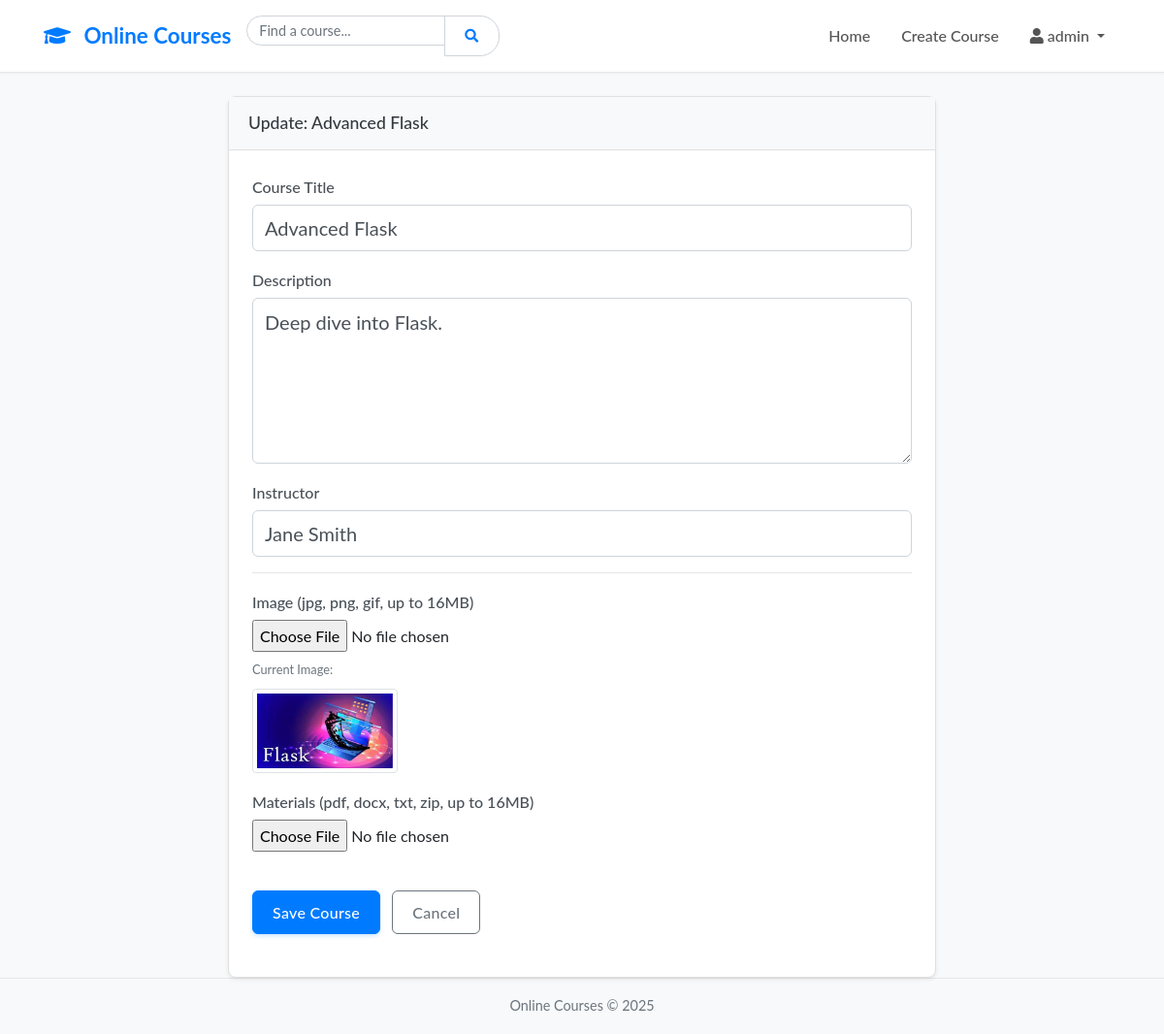
The page /course/2/update (signed in) on the database its author committed.
### app/models.py (models this page shows, shortened)
class User(UserMixin, db.Model):
    id = db.Column(db.Integer, primary_key=True)
    username = db.Column(db.String(64), index=True, unique=True, nullable=False)
    password_hash = db.Column(db.String(256), nullable=False)
    is_admin = db.Column(db.Boolean, default=False, nullable=False)
    courses = db.relationship('Course', backref='creator', lazy='dynamic', cascade="all, delete-orphan")

class Course(db.Model):
    id = db.Column(db.Integer, primary_key=True)
    title = db.Column(db.String(150), index=True, nullable=False)
    description = db.Column(db.Text, nullable=False)
    instructor = db.Column(db.String(100), nullable=False)
    date_posted = db.Column(db.DateTime, nullable=False, default=datetime.utcnow)
    image_filename = db.Column(db.String(100), nullable=True)
    material_filename = db.Column(db.String(100), nullable=True)
    user_id = db.Column(db.Integer, db.ForeignKey('user.id'), nullable=False)

### app/courses/routes.py (the view)
@courses_bp.route('/course/<int:course_id>/update', methods=['GET', 'POST'])
@login_required
def update_course(course_id):
    course = db.get_or_404(Course, course_id)
    if not current_user.is_admin: abort(403)
    form = CourseForm()
    if form.validate_on_submit():
        if form.image.data:
            delete_file_if_exists(course.image_filename, type='images')
            course.image_filename = save_file(form.image.data, type='images')
        if form.material.data:
            delete_file_if_exists(course.material_filename, type='materials')
            course.material_filename = save_file(form.material.data, type='materials')
        course.title = form.title.data
        course.description = form.description.data
        course.instructor = form.instructor.data
        try:
            db.session.commit()
            current_app.logger.info(f'Course ID {course_id} updated by {current_user.username}.')
            flash('Course updated successfully!', 'success')
            return redirect(url_for('courses.course_detail', course_id=course.id))
        except Exception as e:
            db.session.rollback()
            current_app.logger.error(f"Course update error for ID {course_id}: {e}", exc_info=True)
            flash('An error occurred while updating the course.', 'danger')
    elif request.method == 'GET':
        form.title.data = course.title
        form.description.data = course.description
        form.instructor.data = course.instructor
    image_url = None
    if course.image_filename:
        try:
             image_url = url_for('static', filename=os.path.join('uploads', 'images', course.image_filename))
        except Exception as e:
            current_app.logger.warning(f"Could not generate URL for image {course.image_filename}: {e}")
    return render_template('create_course.html', form=form, title='Update Course', legend=f'Update: {course.title}', image_url=image_url, course=course)

### app/forms.py
class CourseForm(FlaskForm):
    title = StringField('Course Title', validators=[DataRequired(), Length(max=150)])
    description = TextAreaField('Description', validators=[DataRequired()])
    instructor = StringField('Instructor', validators=[DataRequired(), Length(max=100)])
    image = FileField('Image (jpg, png, gif, up to 16MB)', validators=[
        FileAllowed(['jpg', 'png', 'jpeg', 'gif'], 'Only images are allowed!'),
        FileSize(max_size=16 * 1024 * 1024, message='File is too large (max 16MB)!')
    ])
    material = FileField('Materials (pdf, docx, txt, zip, up to 16MB)', validators=[
        FileAllowed(['pdf', 'docx', 'txt', 'zip'], 'Only documents or zip archives are allowed!'),
        FileSize(max_size=16 * 1024 * 1024, message='File is too large (max 16MB)!')
    ])
    submit = SubmitField('Save Course')

class SearchForm(FlaskForm):
    query = StringField('Search Courses')
    submit = SubmitField('Search')

### app/main/routes.py (called while the page is built)
@main_bp.app_context_processor
def base():
    form = SearchForm()
    return dict(search_form=form)

### app/models.py (called while the page is built)
@login_manager.user_loader
def load_user(user_id):
    return db.session.get(User, int(user_id))

### app/courses/templates/create_course.html (shortened to what this page needs)
{% extends "layout.html" %}
{% block content %}
<div class="row justify-content-center">
    <div class="col-md-8">
        <div class="card shadow-sm">
             <div class="card-header">{{ legend }}</div>
             <div class="card-body">
                 <form method="POST" enctype="multipart/form-data" action="" novalidate>
                    <fieldset class="form-group">
                        <div class="form-group mb-3">
                            {{ form.title.label(class="form-control-label") }}
                            {% if form.title.errors %}
                                {{ form.title(class="form-control form-control-lg is-invalid") }}
                                <div class="invalid-feedback">
                                    {% for error in form.title.errors %}<span>{{ error }}</span>{% endfor %}
                                </div>
                            {% else %}
                                {{ form.title(class="form-control form-control-lg") }}
                            {% endif %}
                        </div>
                        <div class="form-group mb-3">
                            {{ form.description.label(class="form-control-label") }}
                            {% if form.description.errors %}
                                {{ form.description(class="form-control form-control-lg is-invalid", rows=5) }}
                                <div class="invalid-feedback">
                                    {% for error in form.description.errors %}<span>{{ error }}</span>{% endfor %}
                                </div>
                            {% else %}
                                {{ form.description(class="form-control form-control-lg", rows=5) }}
                            {% endif %}
                        </div>
                        <div class="form-group mb-3">
                            {{ form.instructor.label(class="form-control-label") }}
                            {% if form.instructor.errors %}
                                {{ form.instructor(class="form-control form-control-lg is-invalid") }}
                                <div class="invalid-feedback">
                                    {% for error in form.instructor.errors %}<span>{{ error }}</span>{% endfor %}
                                </div>
                            {% else %}
                                {{ form.instructor(class="form-control form-control-lg") }}
                            {% endif %}
                        </div>
                         <hr>
                         <div class="form-group mb-3">
                            {{ form.image.label(class="form-control-label") }}<br>
                            {{ form.image(class="form-control-file") }}
                            {% if image_url %}
                                <div class="mt-2">
                                    <small class="form-text text-muted d-block mb-1">Current Image:</small>
                                    <img src="{{ url_for('courses.uploaded_file', type='images', filename=course.image_filename) }}" alt="Current Course Image" class="img-thumbnail mt-1" style="max-width: 150px;">
                                </div>
                            {% endif %}
                        </div>
                        <div class="form-group mb-3">
                            {{ form.material.label(class="form-control-label") }}<br>
                            {{ form.material(class="form-control-file") }}
                        </div>
                    </fieldset>
                    <div class="form-group mt-4">
                        {{ form.submit(class="btn btn-primary") }}
                         <a href="{{ url_for('main.courses_view') }}" class="btn btn-outline-secondary ml-2">Cancel</a>
                    </div>
                </form>
             </div>
        </div>
    </div>
</div>
{% endblock %}

### app/templates/layout.html (shortened to what this page needs)
<!DOCTYPE html>
<html lang="en">
<head>
    <link href="https://stackpath.bootstrapcdn.com/bootstrap/4.5.2/css/bootstrap.min.css" rel="stylesheet">
    <link rel="stylesheet" href="https://cdnjs.cloudflare.com/ajax/libs/font-awesome/5.15.3/css/all.min.css">
    <link rel="stylesheet" href="{{ url_for('static', filename='style.css') }}">
</head>
<body>
<nav class="navbar navbar-expand-lg navbar-dark bg-dark mb-4">
    <div class="container">
        <a class="navbar-brand" href="{{ url_for('main.courses_view') }}"><i class="fas fa-graduation-cap"></i> Online Courses</a>
        <div class="collapse navbar-collapse" id="navbarNav">
            <form class="form-inline my-2 my-lg-0 mr-auto" method="GET" action="{{ url_for('main.courses_view') }}">
                <div class="input-group">
                     {{ search_form.query(class="form-control form-control-sm", placeholder="Find a course...", value=request.args.get('query', '')) }}
                    <div class="input-group-append">
                         <button type="submit" class="btn btn-outline-success btn-sm"><i class="fas fa-search"></i></button>
                    </div>
                </div>
            </form>
            <ul class="navbar-nav ml-auto">
                <li class="nav-item {% if request.endpoint == 'main.courses_view' %}active{% endif %}"><a class="nav-link" href="{{ url_for('main.courses_view') }}">Home</a></li>
                {% if current_user.is_authenticated %}
                    {% if current_user.is_admin %}
                        <li class="nav-item {% if request.endpoint == 'courses.create_course' %}active{% endif %}"><a class="nav-link" href="{{ url_for('courses.create_course') }}">Create Course</a></li>
                    {% endif %}
                    <li class="nav-item dropdown">
                        <a class="nav-link dropdown-toggle" href="#" id="navbarUserDropdown" role="button" data-toggle="dropdown" aria-haspopup="true" aria-expanded="false">
                          <i class="fas fa-user"></i> {{ current_user.username }}
                        </a>
                     </li>
                {% endif %}
            </ul>
        </div>
    </div>
</nav>
<main role="main" class="container mt-4">
    {% block content %}{% endblock %}
</main>
<footer class="footer mt-auto py-3 bg-light">
  <div class="container text-center">
    <span class="text-muted">Online Courses &copy; {{ current_year }}</span>
  </div>
</footer>
</body>
</html>

### app/static/style.css (style rules this page uses)
body { font-family: 'Lato', 'Helvetica Neue', Helvetica, Arial, sans-serif; background-color: #f8f9fa; color: #212529; line-height: 1.7; }
.navbar.bg-dark { background-color: #ffffff !important; border-bottom: 1px solid #e7e7e7; box-shadow: 0 1px 3px rgba(0,0,0,0.05); padding-top: 0.8rem; padding-bottom: 0.8rem; }
.navbar-brand { font-weight: 700; font-size: 1.4rem; color: #007bff !important; }
.navbar-brand .fa-graduation-cap { margin-right: 8px; }
.navbar-dark .navbar-nav .nav-link { color: #555 !important; font-weight: 500; padding: 0.5rem 1rem; transition: color 0.2s ease-in-out; }
.navbar .form-control { border-radius: 20px; border-color: #ced4da; font-size: 0.9rem; }
.navbar .btn-outline-success { border-color: #ced4da; color: #007bff; border-radius: 20px; }
.card { border: 1px solid #e0e0e0; border-radius: 8px; box-shadow: 0 4px 12px rgba(0,0,0,0.08); transition: box-shadow 0.3s ease-in-out, transform 0.3s ease-in-out; }
.card-header { background-color: #f8f9fa; border-bottom: 1px solid #e0e0e0; font-size: 1.1rem; font-weight: 500; color: #343a40; }
.card-body { padding: 1.5rem; }
.btn { border-radius: 6px; font-weight: 500; padding: 0.6rem 1.25rem; transition: all 0.2s ease-in-out; letter-spacing: 0.3px; }
.btn-primary { background-color: #007bff; border-color: #007bff; box-shadow: 0 2px 4px rgba(0,123,255,0.2); }
.btn-outline-secondary { color: #6c757d; border-color: #6c757d; }
.form-control { border-radius: 6px; border: 1px solid #ced4da; padding: 0.6rem 0.75rem; transition: border-color .15s ease-in-out,box-shadow .15s ease-in-out; }
.form-control-label, label { font-weight: 500; margin-bottom: 0.3rem; color: #495057; }
.form-group { margin-bottom: 1.25rem; }
.footer { background-color: #ffffff; border-top: 1px solid #e7e7e7; color: #6c757d; padding: 1.5rem 0; font-size: 0.9rem; }

### rows shown on the page
User: username "admin"
Course: title "Advanced Flask", description "Deep dive into Flask.", instructor "Jane Smith", image_filename (picture)

### other values the page prints
{{ legend }} "Update: Advanced Flask"
